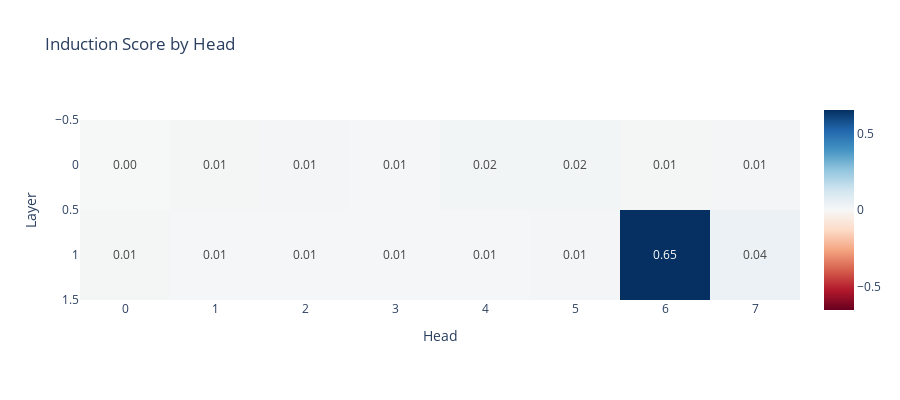

This figure's notebook cell:
### Code cell
#@title Induction Scores

seq_len = 50
batch = 10
rep_tokens_10 = generate_repeated_tokens(model, seq_len, batch)

# We make a tensor to store the induction score for each head.
# We put it on the model's device to avoid needing to move things between the GPU and CPU, which can be slow.
induction_score_store = torch.zeros((model.cfg.n_layers, model.cfg.n_heads), device=model.cfg.device)

def induction_score_hook(
    pattern, # : Float[Tensor, "batch head_index dest_pos source_pos"]
    hook,
):
    '''
    Calculates the induction score, and stores it in the [layer, head] position of the `induction_score_store` tensor.
    '''
    # Take the diagonal of attn paid from each dest position to src positions (seq_len - 1) tokens back
    # (This only has entries for tokens with index >= seq_len)
    induction_stripe = pattern.diagonal(dim1=-2, dim2=-1, offset=1-seq_len)
    # Get an average score per head
    induction_score = einops.reduce(induction_stripe, "batch head_index position -> head_index", "mean")
    # Store the result.
    induction_score_store[hook.layer(), :] = induction_score

pattern_hook_names_filter = lambda name: name.endswith("pattern")

# Run with hooks (this is where we write to the `induction_score_store` tensor`)
model.run_with_hooks(
    rep_tokens_10,
    return_type=None, # For efficiency, we don't need to calculate the logits
    fwd_hooks=[(
        pattern_hook_names_filter,
        induction_score_hook
    )]
)

# Plot the induction scores for each head in each layer
imshow(
    induction_score_store,
    labels={"x": "Head", "y": "Layer"},
    title="Induction Score by Head",
    text_auto=".2f",
    width=900, height=400
)

### Figure 1 — Plotly figure (JSON) as saved in the notebook; plotly's stock layout.template omitted (floating-point values rounded to 4 significant figures)
{"data": [{"coloraxis": "coloraxis", "hovertemplate": "Head: %{x}<br>Layer: %{y}<br>color: %{z}<extra></extra>", "name": "0", "texttemplate": "%{z:.2f}", "type": "heatmap", "xaxis": "x", "yaxis": "y", "z": [[0.003145, 0.009749, 0.01338, 0.007949, 0.01726, 0.01731, 0.009444, 0.01348], [0.01061, 0.009222, 0.008056, 0.007187, 0.008662, 0.01495, 0.6529, 0.0407]]}], "layout": {"coloraxis": {"cmid": 0, "colorscale": [[0, "rgb(103,0,31)"], [0.1, "rgb(178,24,43)"], [0.2, "rgb(214,96,77)"], [0.3, "rgb(244,165,130)"], [0.4, "rgb(253,219,199)"], [0.5, "rgb(247,247,247)"], [0.6, "rgb(209,229,240)"], [0.7, "rgb(146,197,222)"], [0.8, "rgb(67,147,195)"], [0.9, "rgb(33,102,172)"], [1, "rgb(5,48,97)"]]}, "height": 400, "title": {"text": "Induction Score by Head"}, "width": 900, "xaxis": {"anchor": "y", "constrain": "domain", "domain": [0, 1], "scaleanchor": "y", "title": {"text": "Head"}}, "yaxis": {"anchor": "x", "autorange": "reversed", "constrain": "domain", "domain": [0, 1], "title": {"text": "Layer"}}}}
